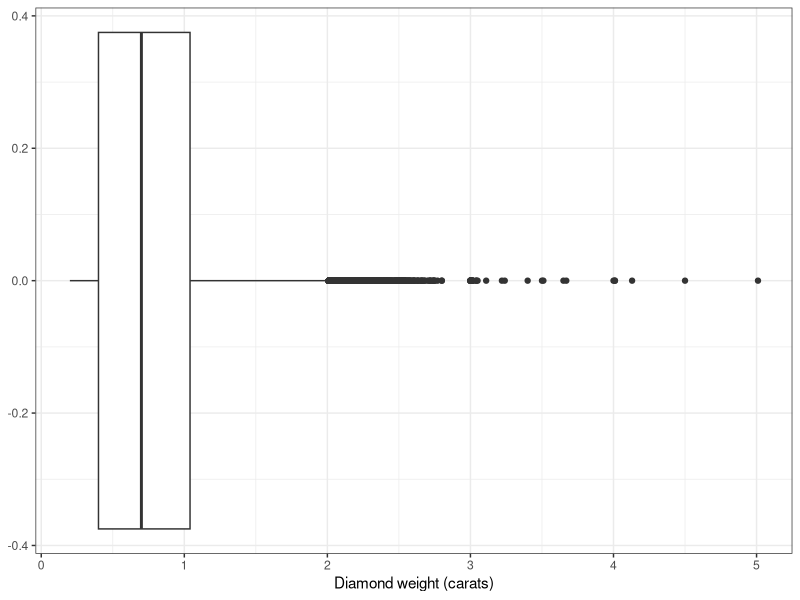
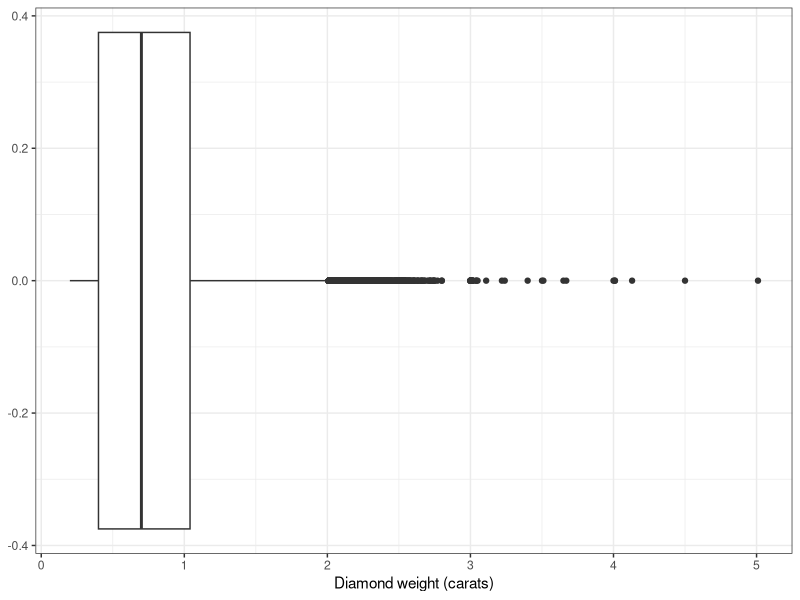
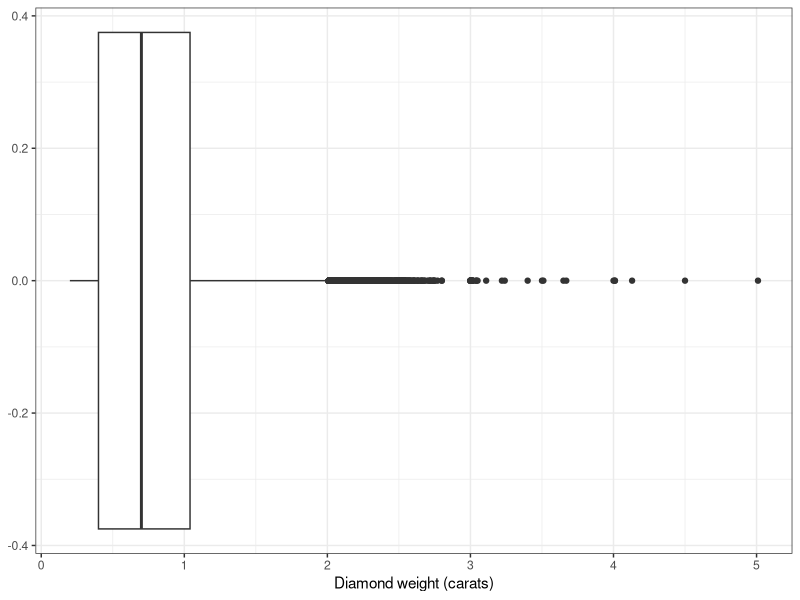

Write the R code that produced these figures, in order.
## ---- chunk 1
library(tidyverse)
## ---- chunk 2
z_score <- function(x) {
  (x - mean(x, na.rm = TRUE)) / sd(x, na.rm = TRUE)
}

diamonds_new <- diamonds |>
  mutate(carat_z = z_score(carat))

glimpse(diamonds_new)
## ---- chunk 3
# note to self: put this on the screen, and annotate to describe what each
# piece of the function is doing
## ---- chunk 4
z_score <- function(x) {
  (x - mean(x, na.rm = TRUE)) / sd(x, na.rm = TRUE)
}
## ---- chunk 5
diamonds |>
  ggplot(aes(x = carat)) +
  geom_boxplot() +
  theme_bw() +
  labs(x = "Diamond weight (carats)")
## ---- chunk 6
diamonds |>
  ggplot(aes(x = carat)) +
  geom_boxplot() +
  theme_bw() +
  labs(x = "Diamond weight (carats)")
## ---- chunk 7
find_outliers <- function(x) {
  
}
## ---- chunk 8
find_outliers <- function(x) {
  
}
## ---- chunk 9
diamonds |>
  ggplot(aes(x = carat)) +
  geom_boxplot() +
  theme_bw() +
  labs(x = "Diamond weight (carats)")

find_outliers <- function(x) {
  q1 <- quantile(x, 0.25)
  q3 <- quantile(x, 0.75)
  iqr <- q3 - q1
  (x > q3 + 1.5*iqr) | (x < q1 - 1.5*iqr)
}
## ---- chunk 10
diamonds |>
  mutate(carat_outliers = find_outliers(carat)) |>
  filter(carat_outliers) |>
  pull(carat) |>
  head()
## ---- chunk 11
find_outliers <- function(x) {
  q1 <- quantile(x, 0.25)
  q3 <- quantile(x, 0.75)
  iqr <- q3 - q1
  (x > q3 + 1.5*iqr) | (x < q1 - 1.5*iqr)
}
## ---- chunk 12
find_outliers <- function(x) {
  q1 <- quantile(x, 0.25)
  q3 <- quantile(x, 0.75)
  iqr <- q3 - q1
  (x > q3 + 1.5*iqr) | (x < q1 - 1.5*iqr)
}

count_outliers <- function(x) {
  sum(find_outliers(x))
}
## ---- chunk 13
diamonds |>
  summarize(carat_outliers = count_outliers(carat))
## ---- chunk 14
diamonds |>
  summarize(carat_outliers = count_outliers(carat))
## ---- chunk 15
diamonds |>
  summarize(across(c(carat, depth, price),
                   list("outliers" = count_outliers)))
